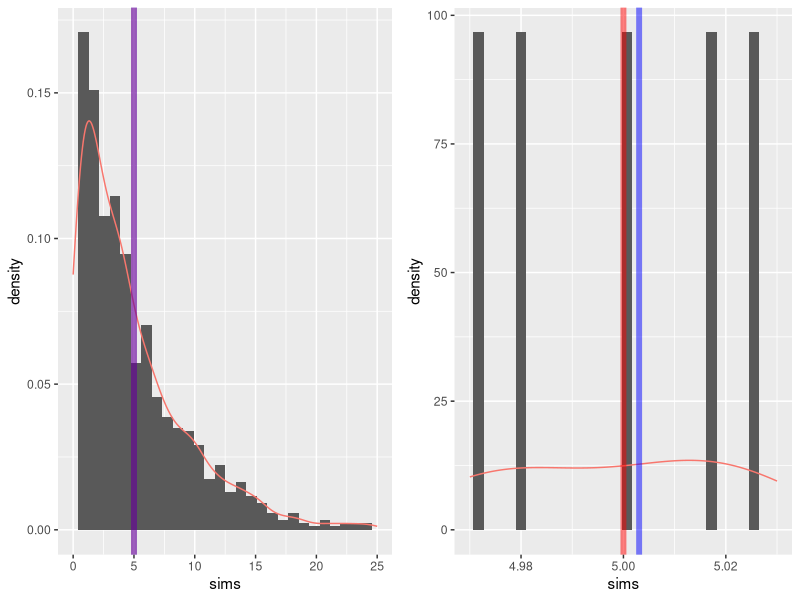
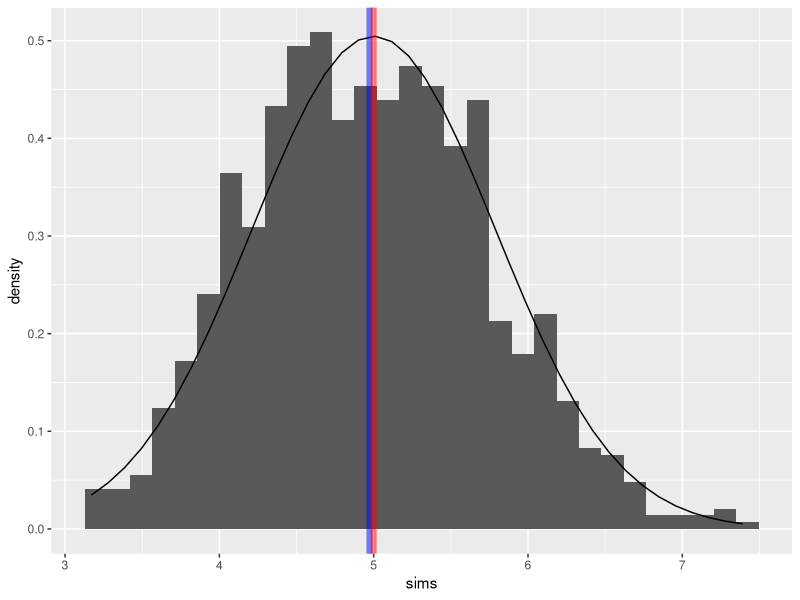
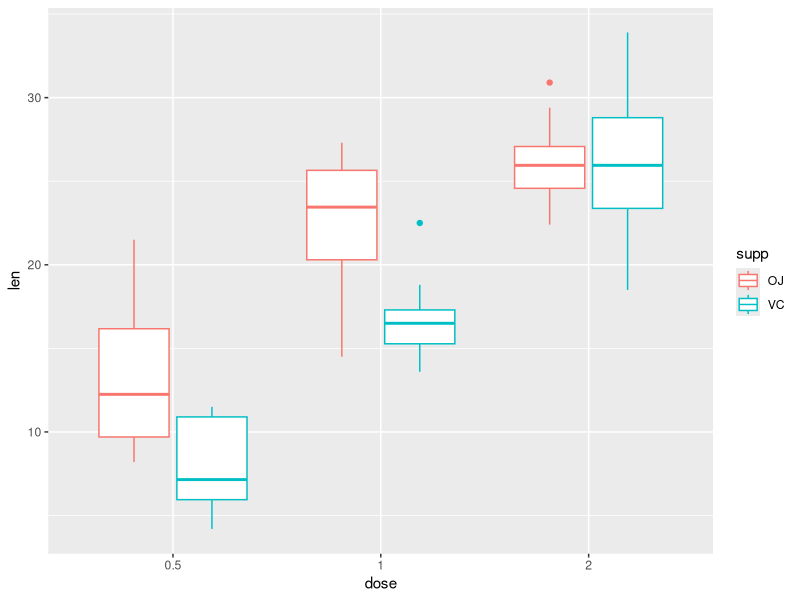
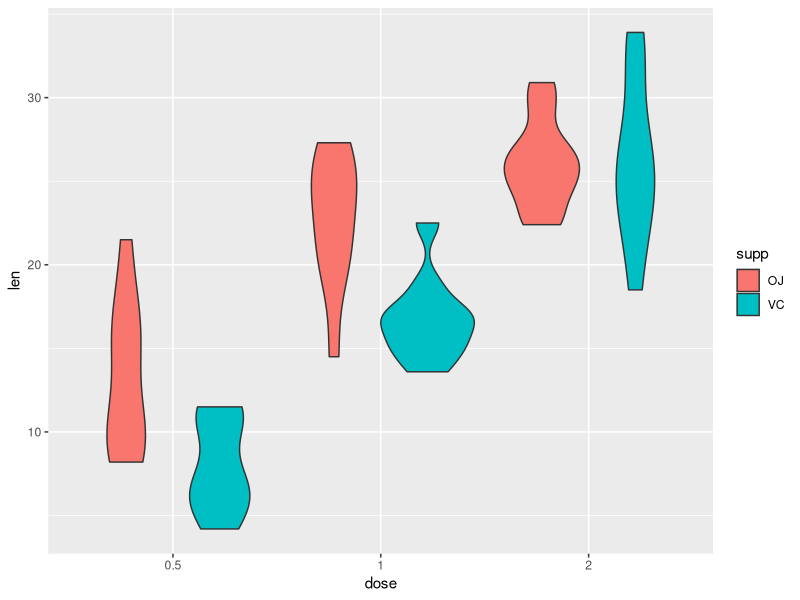

These figures' R source, in order:
## ---- chunk 1
library(ggplot2)
library(cowplot)

#Set seed for reproducibility. 
set.seed(1234)

#Generate a dataframe of exponential values
sims <- data.frame("sims" = rexp(1000, rate = .2))

#The first plot containing the entire distribution
plt1 <- ggplot(data = sims, mapping = aes(x = sims, y = ..density..)) + 
        geom_histogram() + 
        geom_density(mapping = aes(colour = "red")) +
        geom_vline(xintercept = mean(sims$sims), color = "blue", alpha = .5, size = 2)+
        geom_vline(xintercept = 1/.2, color = "red", alpha = .25, size = 2) +
        xlim(0,25) +
        theme(legend.position = "none")

#The second plot, zooming into where the differences are.
plt2 <- ggplot(data = sims, mapping = aes(x = sims, y = ..density..)) + 
        geom_histogram() + 
        geom_density(mapping = aes(colour = "red")) +
        geom_vline(xintercept = mean(sims$sims), color = "blue", alpha = .5, size = 2)+
        geom_vline(xintercept = 1/.2, color = "red", alpha = .5, size = 2) +
        xlim(4.97,5.03) +
        theme(legend.position = "none")

#Plotting
plot_grid(plt1, plt2)

## ---- chunk 2
print(c("Means",1/.2, mean(sims$sims)))
print(c("Standard Deviations",1/.2, sd(sims$sims)))
## ---- chunk 3
#Initializing the list
means = NULL

#Declaring size externally for cleaner code
size = 40

#Generating the distributions 1000 times
for (i in 1:1000){
        means <- c(means, mean(rexp(size, rate = .2)))
}

#Writing the list to a dataframe
sims <- data.frame("sims" = means)

#Plotting the distribution of the means
ggplot(data = sims) + 
        geom_histogram(mapping = aes(x = sims, y = ..density..)) + 
        stat_function(fun = dnorm, n = 40, args = list(mean = 1/.2, sd = 1/.2/sqrt(40))) +
        geom_vline(xintercept = mean(sims$sims), color = "blue", alpha = .5, size = 2)+
        geom_vline(xintercept = 1/.2, color = "red", alpha = .5, size = 2) +
        theme(legend.position = "none")

## ---- chunk 4
print(c("Mean", mean(sims$sims)))
print(c("Standard Deviation", sd(sims$sims)))
## ---- chunk 5
#Read in data
library(datasets)
teeth <- ToothGrowth
#Converting the dose to a factor variable
teeth$dose <- as.factor(teeth$dose)
str(teeth)
## ---- chunk 6
library(ggplot2)

ggplot(teeth, mapping = aes(x = dose, y = len, colour = supp)) + geom_boxplot()
## ---- chunk 7
ggplot(teeth, mapping = aes(x = dose, y = len, fill = supp)) + geom_violin()
## ---- chunk 8
std_dev = sd(teeth$len)
power.t.test(n = 30, delta = 1, sd = std_dev, sig.level = .95, type = "two.sample")
## ---- chunk 9
power.t.test(n = 30, delta = 2, sd = std_dev, sig.level = .95, type = "two.sample")
## ---- chunk 10
library(dplyr)

less_vitamins <- teeth %>%
        subset(dose == .5)

more_vitamins <- teeth %>%
        subset(dose == 2)

t.test(more_vitamins$len, less_vitamins$len, paired = FALSE, var.equal = TRUE)
## ---- chunk 11
t.test(more_vitamins$len, less_vitamins$len, paired = FALSE, var.equal = TRUE, alternative = "greater")
## ---- chunk 12
library(tidyselect)

oj <- teeth %>%
        filter(supp == "OJ")

vc <- teeth %>%
        filter(supp == "VC")

t.test(oj$len, vc$len, paired = FALSE, var.equal = TRUE)
